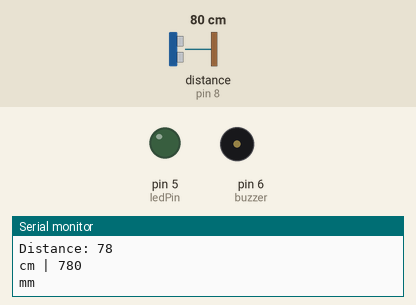
Simulated run of this sketch. Board: Arduino Uno, built with avr-gcc and run on an emulated ATmega328P. Parts: output pins drawn as LEDs (lit = HIGH), buzzer (waves = sounding), the last lines printed to the serial monitor. Wiring (from diagram.json): ultrasonic range finder: trigger pin 7; echo pin 8. The test bench sets the inputs (shaded band); at power-on: distance to the obstacle (sensor on pin 8) 80 cm. The echo pulse lasts 58.3 µs per cm; pins used as bus, display or sensor lines are not drawn.

Above: at 1.3 s.
1.4 s: distance to the obstacle (sensor on pin 8) set to 55 cm
2.9 s: distance to the obstacle (sensor on pin 8) set to 47 cm
At 4.1 s:
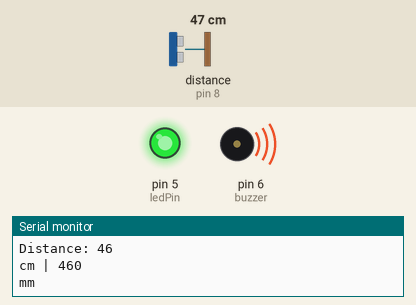
4.5 s: distance to the obstacle (sensor on pin 8) set to 120 cm
At 5.7 s:
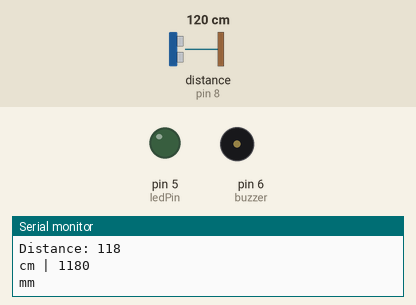
6.0 s: distance to the obstacle (sensor on pin 8) set to 9 cm
At 6.4 s:
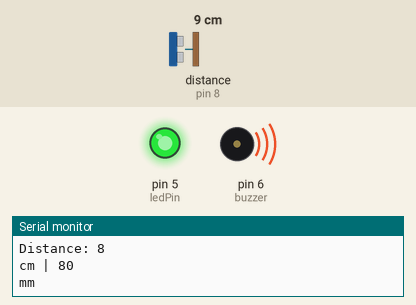
Timing chart, 0 to 8.5 s (numbered marks = the images above; inputs shaded):
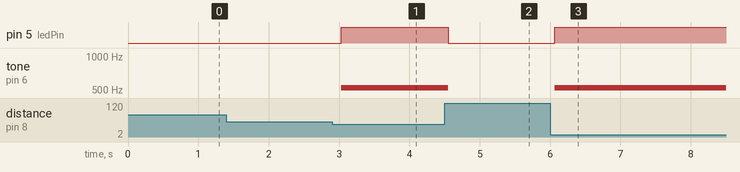

Measured:
- the behaviour switches between 51 and 50 cm on distance to the obstacle (sensor on pin 8) (found by bisection; images 0 and 1)
- after the input at 2.9 s, pin 5 (ledPin): LOW → HIGH after 0.13 s; tone on pin 6 (buzzer): silent → 523 Hz after 0.13 s
- after the input at 4.5 s, pin 5 (ledPin): HIGH → LOW after 0.05 s; tone on pin 6 (buzzer): 523 Hz → silent after 0.05 s
- after the input at 6.0 s, pin 5 (ledPin): LOW → HIGH after 0.07 s; tone on pin 6 (buzzer): silent → 523 Hz after 0.07 s

The sketch:

sketch.ino
```cpp
#include <LiquidCrystal.h>
LiquidCrystal lcd(13, 12, 11, 10, 9, 4);
int ledPin = 5;
int buzzer = 6;
int trigPin = 7;
int echoPin = 8;
long duration;
int distance;
float totalDistance = 50.0;

void setup() {
  Serial.begin(9600);
  pinMode(ledPin, OUTPUT);
  pinMode(buzzer, OUTPUT);
  pinMode(trigPin, OUTPUT);
  pinMode(echoPin, INPUT);
}

void loop() {
  digitalWrite(trigPin, LOW);
  delayMicroseconds(2);
  digitalWrite(trigPin, HIGH);
  delayMicroseconds(10);
  digitalWrite(trigPin, LOW);

  duration = pulseIn(echoPin, HIGH);

  distance = duration * 0.034 / 2;

  Serial.print("Distance: ");
  Serial.println(distance);
  Serial.print("cm | ");
  Serial.println(distance * 10);
  Serial.println("mm");

  if (distance < totalDistance) {
    digitalWrite(ledPin, HIGH);
    tone(buzzer, 523);
  } else {
    digitalWrite(ledPin, LOW);
    noTone(buzzer);
  }
  delay(500);
}
```
